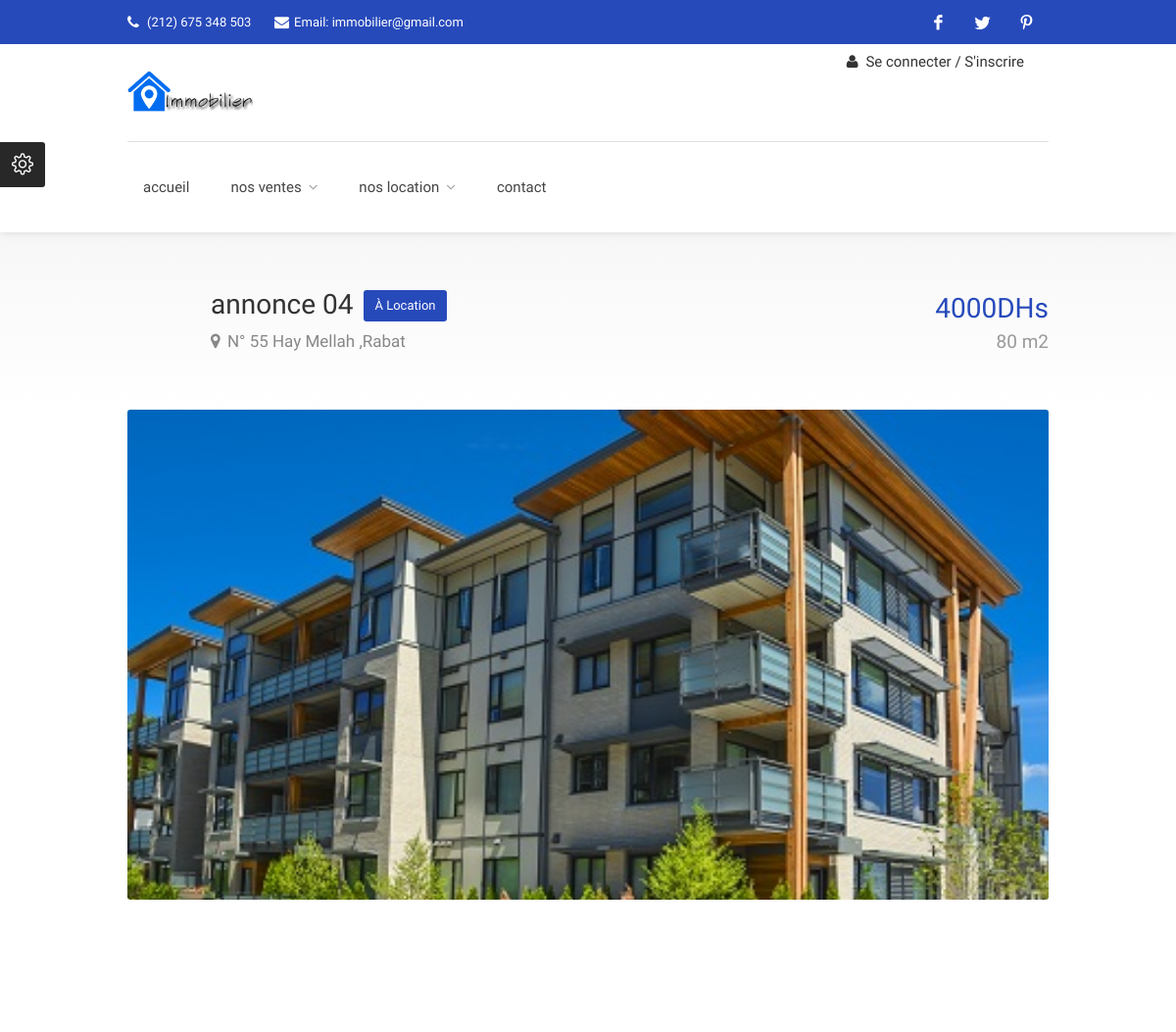
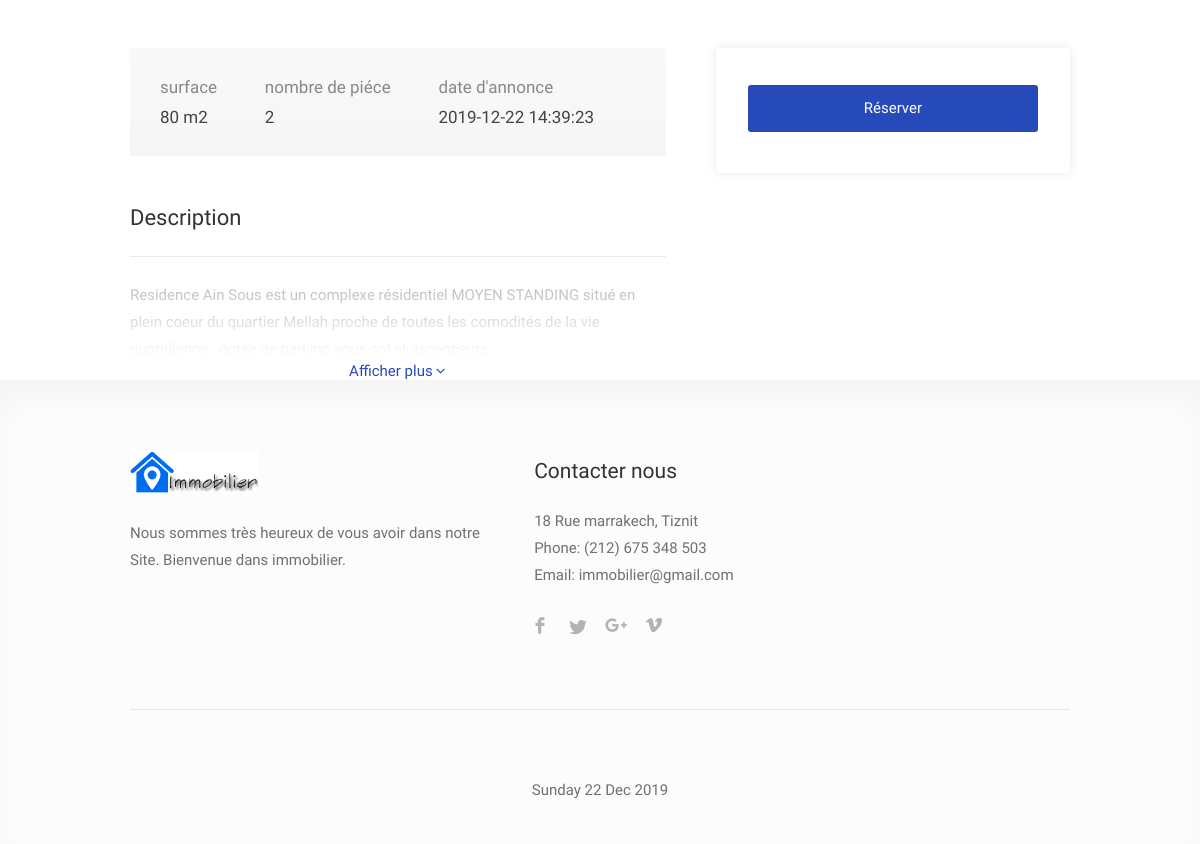
Page /detaille.php?id_annonce=13 on the committed database (2 pictures, top to bottom).
### tables this page shows
CREATE TABLE `annonces` (
  `id_annonce` int(11) NOT NULL,
  `id_user` int(11) DEFAULT NULL,
  `titre` text NOT NULL,
  `discription` text NOT NULL,
  `type_bien` set('appartement','villa','commercial','garage') NOT NULL,
  `type_offre` set('Vente','Location') NOT NULL,
  `adresse` text NOT NULL,
  `quartier` text NOT NULL,
  `ville` text NOT NULL,
  `surface` double NOT NULL,
  `nbr_chambre` varchar(30) NOT NULL,
  `prix` double NOT NULL,
  `date_annonce` datetime NOT NULL DEFAULT current_timestamp(),
  `valider` int(11) NOT NULL DEFAULT 0
);

CREATE TABLE `photos` (
  `id_photo` int(11) NOT NULL,
  `id_annonce` int(11) NOT NULL,
  `photo` varchar(100) NOT NULL
);

### detaille.php (the view, shortened to what this page needs)
<?php
require "cnx.php";
?>
<!DOCTYPE html>
<head>
<link rel="stylesheet" href="css/style.css">
<link rel="stylesheet" href="css/colors/main.css" id="colors">
</head>
<body>
<div id="wrapper">
    <header id="header-container">
        <?php include "header.php"; ?>
    </header>
<?php
			      $id=$_GET['id_annonce'];
			      $id_user=$_SESSION['id_user'];
       	$query = mysqli_query($success,"select * from annonces where  id_annonce=$id");
        while($myrow1 = mysqli_fetch_array($query)) {
echo '<!-- Titlebar
================================================== -->
<div id="titlebar" class="property-titlebar margin-bottom-0">
	<div class="container">
		<div class="row">
			<div class="col-md-12">
				<div class="property-title">
					<h2>'.htmlspecialchars($myrow1['titre']).' <span class="property-badge">À '.htmlspecialchars($myrow1['type_offre']).'</span></h2>
					<span>
						<a href="" class="listing-address">
							<i class="fa fa-map-marker"></i>
							'.htmlspecialchars($myrow1['adresse']).' ,'.htmlspecialchars($myrow1['ville']).'
						</a>
					</span>
				</div>
				<div class="property-pricing">
					<div>'.htmlspecialchars($myrow1['prix']).'DHs</div>
					<div class="sub-price">'.htmlspecialchars($myrow1['surface']).' m2</div>
				</div>
			</div>
		</div>
	</div>
</div>';
$id_annonce=$myrow1['id_annonce'];
echo '<!-- Content
================================================== -->
<div class="container">
	<div class="row margin-bottom-50">
		<div class="col-md-12">
			<div class="property-slider default"> ';
		$qry = mysqli_query($success,"select * from photos where id_annonce=$id_annonce");
		while($myrow2 = mysqli_fetch_array($qry)){
			echo '
				<a href="uploads/'.htmlspecialchars($myrow2['photo']).'" data-background-image="uploads/'.htmlspecialchars($myrow2['photo']).'" class="item mfp-gallery"></a>';
		}
			echo '</div>
			<div class="property-slider-nav"> ';
		$qry2 = mysqli_query($success,"select * from photos where id_annonce=$id_annonce");
		while($myrow3 = mysqli_fetch_array($qry2)){
		echo '<div class="item"><img src="uploads/'.htmlspecialchars($myrow3['photo']).'" alt=""></div>';
		}
echo '</div>
</div>
	</div>
</div>';
echo '<div class="container">
	<div class="row">
		<div class="col-lg-8 col-md-7">
			<div class="property-description">
				<ul class="property-main-features">
					<li>surface <span>'.htmlspecialchars($myrow1['surface']).' m2</span></li>
					<li>nombre de piéce <span>'.htmlspecialchars($myrow1['nbr_chambre']).'</span></li>
					<li>date d\'annonce <span>'.htmlspecialchars($myrow1['date_annonce']).'</span></li>
				</ul>
				<h3 class="desc-headline">Description</h3>
				<div class="show-more">
					<p>
						 '.htmlspecialchars($myrow1['discription']).'
					</p>
					<a href="#" class="show-more-button">Afficher plus<i class="fa fa-angle-down"></i></a>
				</div>
			</div>
		</div>
		';
}
		if (isset($_SESSION['id_user'])) {
			$qry3 = mysqli_query($success,"select concat(nom,' ',prenom) as 'nom complet',tel ,email from utilisateurs where id_utilisateur= $id_user");
			if (!$qry3) {
            echo "Problem with query " . $qry3 . "<br/>";
            echo mysqli_error();
            exit();
        }
			while($data = mysqli_fetch_array($qry3)) {
			echo '
			<div class="col-lg-4 col-md-5">
			<div class="sidebar sticky right">
			<form method="POST" action="detaille.php?id_annonce='.$id.'">
				<div class="widget">
                    <h2>Réservation</h2>
					<div class="agent-widget">
						<input type="text"  name="nom_complet" placeholder="Votre nom complet" value="'.$data['nom complet'].'">
						<input type="text" name="email" placeholder="Votre email" value="'.$data['email'].'">
						<input type="text" name="tel" placeholder="Votre téléphone" value="'.$data['tel'].'">
						<input type="submit" name="reserve" class="button fullwidth margin-top-5" value="Réserver">
					</div>
				</div>
				</form>
			</div>
		</div>';
}
		}else{
			echo '<div class="col-lg-4 col-md-5">
			<div class="sidebar sticky right">
				<div class="widget">
					<div class="agent-widget">
					<a href="login-register.php" target="_blank" class="button fullwidth margin-top-5">Réserver</a>
					</div>
				</div>
			</div>
		</div>';
		}
?>
	</div>
</div>
<div id="footer">
	<div class="container">
		<div class="row">
			<div class="col-md-5 col-sm-6">
				<img class="footer-logo" src="images/logo-maf.png" alt="">
				<br><br>
				<p>Nous sommes très heureux de vous avoir dans notre Site. Bienvenue dans immobilier.</p>
			</div>
			<div class="col-md-3  col-sm-12">
				<h4>Contacter nous</h4>
				<div class="text-widget">
					<span> 18 Rue marrakech, Tiznit </span> <br>
					Phone: <span> (212) 675 348 503 </span><br>
					Email: immobilier@gmail.com
				</div>
				<ul class="social-icons margin-top-20">
					<li><a class="facebook" href="#"><i class="icon-facebook"></i></a></li>
					<li><a class="twitter" href="#"><i class="icon-twitter"></i></a></li>
					<li><a class="gplus" href="#"><i class="icon-gplus"></i></a></li>
					<li><a class="vimeo" href="#"><i class="icon-vimeo"></i></a></li>
				</ul>
			</div>
		</div>
		<div class="row">
			<div class="col-md-12">
				<div class="copyrights"><?php
					$d=date("Y-m-d H:i:s");
					echo '<br>'.gmstrftime ("%A %d %b %Y",strtotime("$d"));
				  ?></div>
			</div>
		</div>
	</div>
</div>
<div id="style-switcher">
	<h2>Color Switcher <a href="#"><i class="sl sl-icon-settings"></i></a></h2>
</div>
</div>
</body>
</html>

### header.php (shortened to what this page needs)
<?php
echo "
<div id='top-bar'>
    <div class='container'>
        <div class='left-side'>
            <ul class='top-bar-menu'>
                <li><i class='fa fa-phone'></i> (212) 675 348 503 </li>
                <li><i class='fa fa-envelope'></i>Email: immobilier@gmail.com
                </li>
            </ul>
        </div>
        <div class='right-side'>
            <ul class='social-icons'>
                <li><a class='facebook' href='https://www.facebook.com'><i class='icon-facebook'></i></a></li>
                <li><a class='twitter' href='https://www.twitter.com'><i class='icon-twitter'></i></a></li>
                <li><a class='pinterest' href='https://www.pinterest.com'><i class='icon-pinterest'></i></a></li>
            </ul>
        </div>
    </div>
</div>
<div id='header'>
    <div class='container' >
        <div class='left-side'>
            <div id='logo'>
                <a href='index.php'><img src='images/logo-maf.png' alt=''></a>
            </div>
            <nav id='navigation' class='style-1'>
                <ul id='responsive'>
                    <li><a  href='index.php'>accueil</a></li>
                    <li><a href='#achat'>nos ventes</a>
                    </li>
                    <li><a href='#location'>nos location</a>
                    </li>
                    <li><a href='#contact'>contact</a>
                    </li>
                </ul>
            </nav>
            <div class='clearfix'></div>
        </div>
        <div class='right-side'>
            <div class='header-widget'>
                <a href='login-register.php' class='sign-in'><i class='fa fa-user'></i> Se connecter / S'inscrire</a>
            </div>
        </div>
    </div>
</div>
";
?>

### css/colors/main.css (style rules this page uses)
#backtotop a,#top-bar { background-color:#274abb }
table.manage-table td.action a:hover,table.manage-table .title-container .title h4 a:hover,.my-account-nav li a.current,.my-account-nav li a:hover,#footer .social-icons li a:hover i,#navigation.style-1 .current,#posts-nav li a:hover,#top-bar .social-icons li a:hover i,.agent .social-icons li a:hover i,.agent-contact-details li a:hover,.agent-page .agent-name h4,.footer-links li a:hover,.header-style-2 .header-widget li i,.header-widget .sign-in:hover,.home-slider-desc .read-more i,.info-box,.info-box h4,.listing-title h4 a:hover,.map-box h4 a:hover,.plan-price .value,.plan.featured .listing-badges .featured,.post-content a.read-more,.post-content h3 a:hover,.post-meta li a:hover,.property-pricing,.style-2 .trigger a:hover,.style-2 .trigger.active a,.style-2 .ui-accordion .ui-accordion-header-active,.style-2 .ui-accordion .ui-accordion-header-active:hover,.style-2 .ui-accordion .ui-accordion-header:hover,.tabs-nav li a:hover,.tabs-nav li.active a,.testimonial-author h4,.widget-button:hover,.widget-text h5 a:hover,a,a.button.border,a.button.border.white:hover { color:#274abb }
#titlebar.property-titlebar span.property-badge,.back-to-listings:hover,.home-slider-price,.img-box:hover:before,.layout-switcher a.active,.layout-switcher a:hover,.listing-hidden-content,.office-address h3:after,.pagination .current,.pagination ul li a.current-page,.pagination ul li a:hover,.pagination-next-prev ul li a:hover,.property-features.checkboxes li:before { background-color:#274abb }
.property-slider-nav .item.slick-current.slick-active:before { border-color:#274abb }
.chosen-container .chosen-results li.highlighted,.chosen-container-multi .chosen-choices li.search-choice,.select-options li:hover,a.button,a.button.border:hover,button.button,input[type=button],input[type=submit] { background-color:#274abb }

### rows in the picture
annonces: titre "annonce 04", type_offre "Location", adresse "N° 55 Hay Mellah", ville "Rabat", prix "4000", surface "80", nbr_chambre "2", date_annonce "2019-12-22 14:39:23", discription "Residence Ain Sous est un complexe résidentiel MOYEN STANDING situé en plein coeur du quartier Mellah proche de toutes les comodités de la vie quotidienne , dotée de parking sous-sol et ascenceurs."
photos: photo (picture)
photos: photo (picture)
photos: photo (picture)
